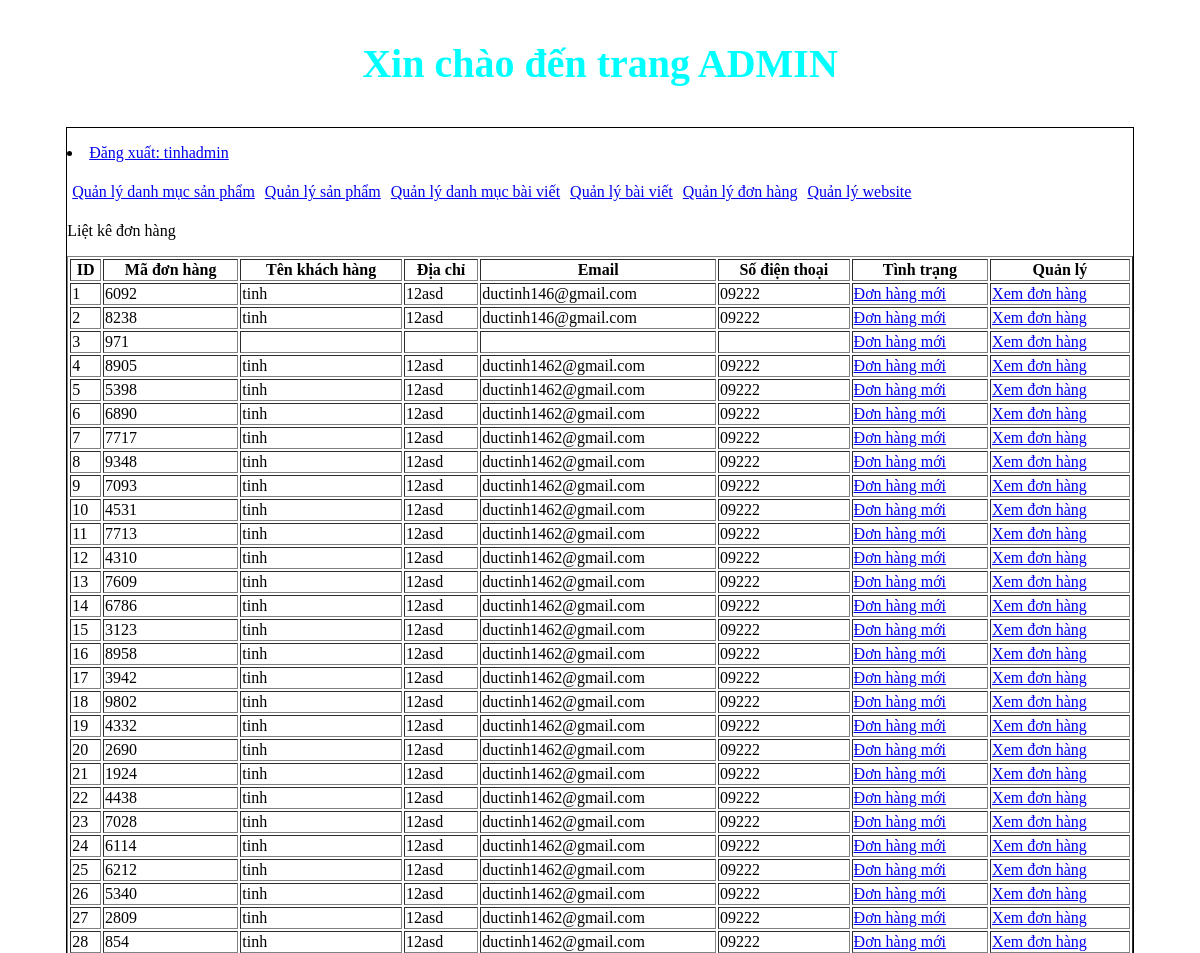
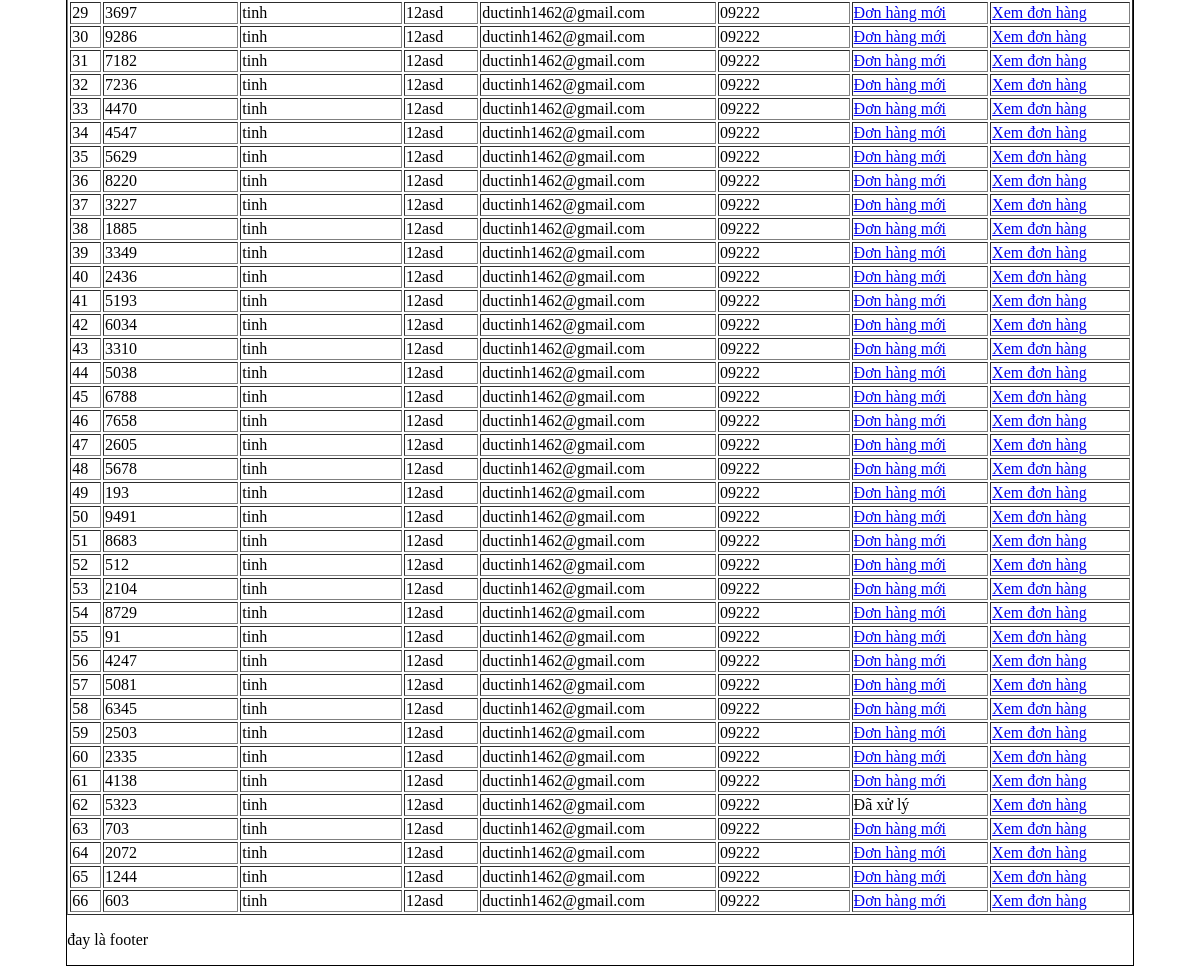
The app's page /web_mysqli/admincp/index.php?action=quanlydonhang&query=lietke (signed in), older data (2 pictures, top to bottom).
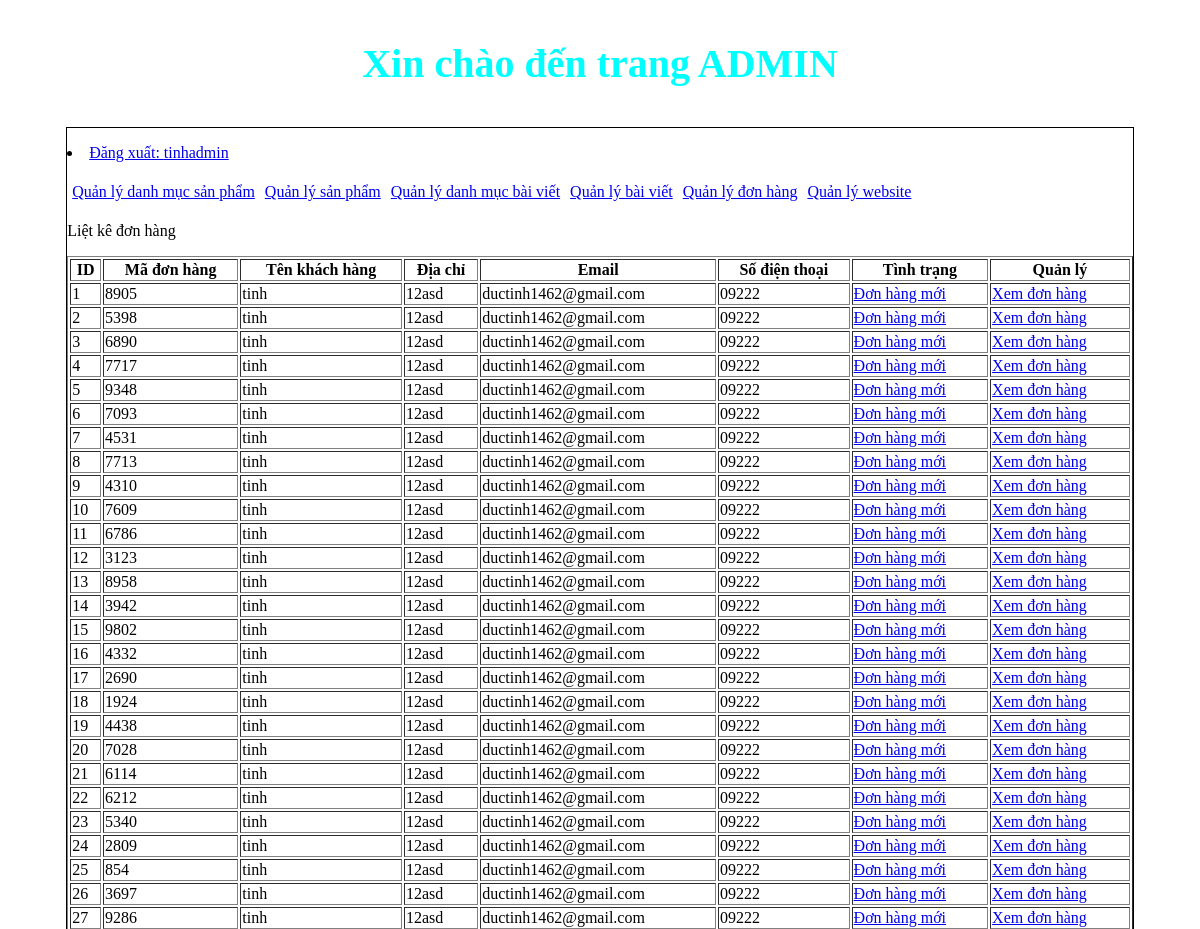
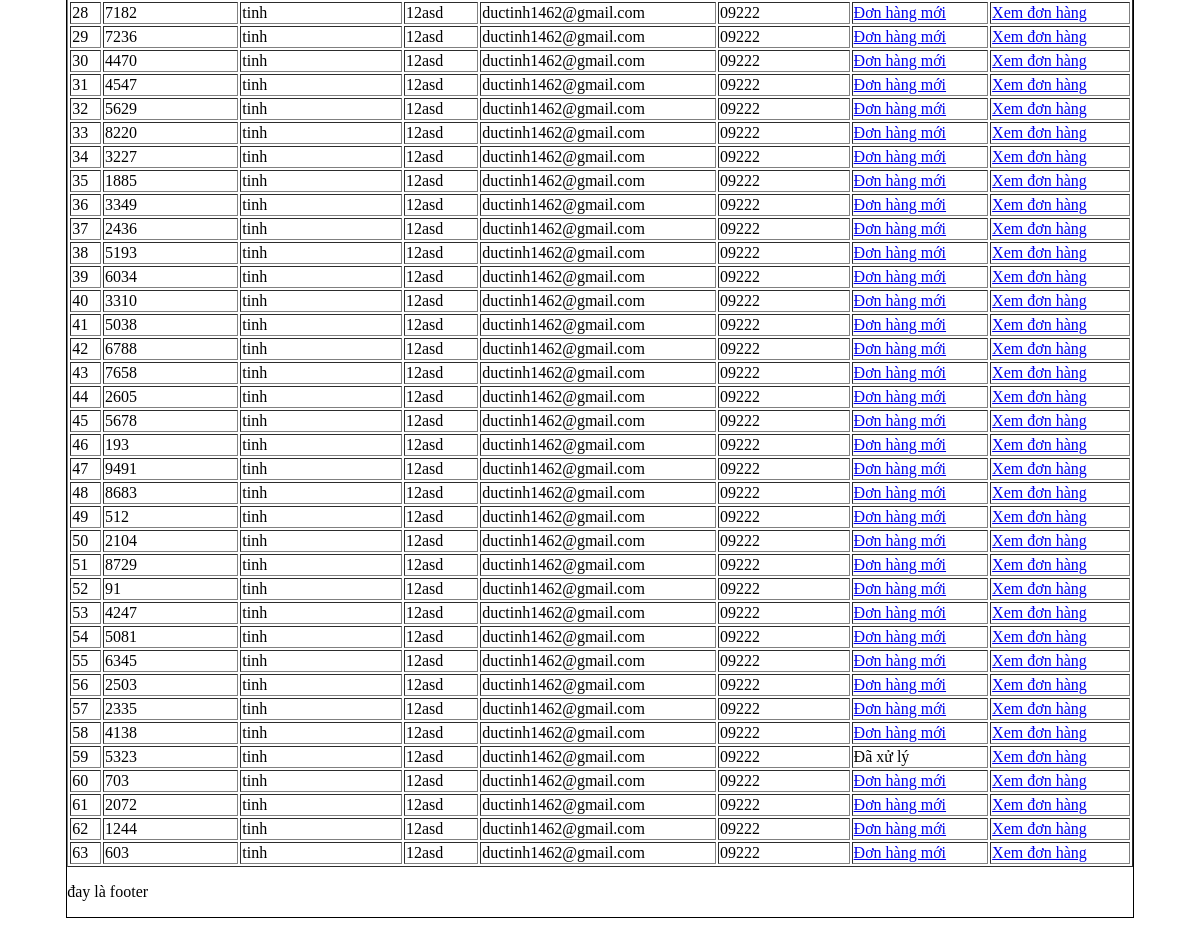
The same page, newer data (2 pictures, top to bottom).
### tables this page shows
CREATE TABLE `tbl_cart` (
  `id_cart` int(11) NOT NULL,
  `id_khachhang` int(11) NOT NULL,
  `code_cart` varchar(10) NOT NULL,
  `cart_status` int(11) NOT NULL
);

CREATE TABLE `tbl_dangky` (
  `id_dangky` int(11) NOT NULL,
  `tenkhachhang` varchar(255) NOT NULL,
  `email` varchar(255) NOT NULL,
  `diachi` varchar(255) NOT NULL,
  `matkhau` varchar(255) NOT NULL,
  `dienthoai` varchar(20) NOT NULL
);

### web_mysqli/admincp/modules/quanlydonhang/lietke.php (the view)
<p>Liệt kê đơn hàng</p>
<?php
    $sql_lietke_donhang = "SELECT * FROM tbl_cart,tbl_dangky WHERE tbl_cart.id_khachhang = tbl_dangky.id_dangky ORDER BY tbl_cart.id_cart DESC";
    $query_lietke_donhang = mysqli_query($mysqli,$sql_lietke_donhang);
?>
<table style="width:100%" border="1" style="border-collapse: collapse;">
  <tr>
      <th>ID</th>
    <th>Mã đơn hàng</th>
    <th>Tên khách hàng</th>
    <th>Địa chỉ</th>
    <th>Email</th>
    <th>Số điện thoại</th>
    <th>Tình trạng</th>
    <th>Quản lý </th>
  </tr>
  <?php
    $i=0;
    while($row = mysqli_fetch_array($query_lietke_donhang)){
        $i++;
  ?>
  <tr>
    <td><?php echo $i ?></td>
    <td><?php echo $row['code_cart'] ?></td>
    <td><?php echo $row['tenkhachhang'] ?></td>
    <td><?php echo $row['diachi'] ?></td>
    <td><?php echo $row['email'] ?></td>
    <td><?php echo $row['dienthoai'] ?></td>
      <td>
        <?php
           if($row['cart_status']==1){
             echo '<a href="modules/quanlydonhang/xuly.php?cart_status=0&code='.$row['code_cart'].'">Đơn hàng mới</a>';
           }else{
             echo 'Đã xử lý';
           }
        ?>
      </td>
    <td>
            <a href="index.php?action=donhang&query=xemdonhang&code=<?php echo $row['code_cart'] ?>">Xem đơn hàng</a>
    </td>
  </tr>
  <?php
    }
  ?>
</table>

### web_mysqli/admincp/index.php (shortened to what this page needs)
<!DOCTYPE html>
<html lang="en">
<head>
   <link rel="stylesheet" href="css/styleadmincp.css" type="text/css">
</head>
<body>
    <h3 class="title_admin">Xin chào đến trang ADMIN</h3>
    <div class="wrapper">
    <?php
        include("modules/header.php");
        include("modules/menu.php");
        include("modules/main.php");
        include("modules/footer.php");
     ?>
    </div>
</body>
</html>

### web_mysqli/admincp/modules/header.php (shortened to what this page needs)
<p><li> <a href="index.php?dangxuat=1">Đăng xuất: <?php if(isset($_SESSION['dangnhap'])){
      echo $_SESSION['dangnhap'];
   } ?></a></li></p>

### web_mysqli/admincp/modules/menu.php
<ul class="admincp_list">
   <li> <a href="index.php?action=quanlydanhmucsanpham&query=them">Quản lý danh mục sản phẩm</a></li>
   <li> <a href="index.php?action=quanlysanpham&query=them">Quản lý sản phẩm</a></li>
   <li> <a href="index.php?action=quanlydanhmucbaiviet&query=them">Quản lý danh mục bài viết</a></li>
   <li> <a href="index.php?action=quanlybaiviet&query=them">Quản lý bài viết</a></li>
   <li> <a href="index.php?action=quanlydonhang&query=lietke">Quản lý đơn hàng</a></li>
   <li> <a href="index.php?action=quanlyweb&query=capnhat">Quản lý website</a></li>
</ul>

### web_mysqli/admincp/modules/main.php (shortened to what this page needs)
<div class="main">
         <?php
                    if(isset($_GET['action']) && isset($_GET['query']))
                    {
                        $tam = $_GET['action'];
                        $query = $_GET['query'];
                    }else{
                        $tam='';
                        $query='';
                    }
                    if($tam == 'quanlydanhmucsanpham' && $query == 'them' ){
                        include("modules/quanlydanhmucsanpham/them.php");
                        include("modules/quanlydanhmucsanpham/lietke.php");
                    }elseif($tam == 'quanlydanhmucsanpham' && $query == 'sua'){
                        include("modules/quanlydanhmucsanpham/sua.php");
                    }elseif($tam == 'quanlysanpham' && $query == 'them'){
                        include("modules/quanlysanpham/them.php");
                        include("modules/quanlysanpham/lietke.php");
                    }elseif($tam == 'quanlysanpham' && $query == 'sua'){
                        include("modules/quanlysanpham/sua.php");
                    }elseif($tam == 'quanlydonhang' && $query == 'lietke'){
                        include("modules/quanlydonhang/lietke.php");
                    }elseif($tam == 'donhang' && $query == 'xemdonhang'){
                        include("modules/quanlydonhang/xemdonhang.php");
                    }elseif($tam == 'quanlydanhmucbaiviet' && $query == 'them'){
                            include("modules/quanlydanhmucbaiviet/them.php");
                            include("modules/quanlydanhmucbaiviet/lietke.php");
                    }elseif($tam == 'quanlydanhmucbaiviet' && $query == 'sua'){
                            include("modules/quanlydanhmucbaiviet/sua.php");
                    }
                    elseif($tam == 'quanlybaiviet' && $query == 'them'){
                        include("modules/quanlybaiviet/them.php");
                        include("modules/quanlybaiviet/lietke.php");
                    }elseif($tam == 'quanlybaiviet' && $query == 'sua'){
                            include("modules/quanlybaiviet/sua.php");
                    }elseif($tam == 'quanlyweb' && $query == 'capnhat'){
                        include("modules/thongtinweb/quanly.php");
                    }else{
                        include("modules/dashboard.php");
                    }
    ?>
</div>

### web_mysqli/admincp/modules/footer.php
<p>đay là footer</p>

### web_mysqli/admincp/css/styleadmincp.css (style rules this page uses)
ul.admincp_list { padding: 0; margin: 0; list-style: none; }
ul.admincp_list li { float: left; margin: 5px; }
h3.title_admin { text-align: center; color: aqua; font-size: 40px; }
.wrapper { border:1px solid #000; width: 90%; height: auto; margin: 0 auto; }

Row changes from the older to the newer data that the page shows:
removed tbl_cart: code_cart "6092", tbl_dangky.tenkhachhang "tinh", tbl_dangky.diachi "12asd", tbl_dangky.email "ductinh146@gmail.com", tbl_dangky.dienthoai "09222"
removed tbl_cart: code_cart "8238", tbl_dangky.tenkhachhang "tinh", tbl_dangky.diachi "12asd", tbl_dangky.email "ductinh146@gmail.com", tbl_dangky.dienthoai "09222"
removed tbl_cart: code_cart "971"
